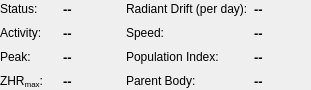
<?xml version="1.0" encoding="UTF-8"?>
<ui version="4.0">
 <class>DetailsDataMeteorShower</class>
 <widget class="QWidget" name="DetailsDataMeteorShower">
  <property name="geometry">
   <rect>
    <x>0</x>
    <y>0</y>
    <width>311</width>
    <height>90</height>
   </rect>
  </property>
  <layout class="QGridLayout" name="gridLayout_2">
   <property name="leftMargin">
    <number>0</number>
   </property>
   <property name="topMargin">
    <number>0</number>
   </property>
   <property name="rightMargin">
    <number>0</number>
   </property>
   <property name="bottomMargin">
    <number>0</number>
   </property>
   <item row="0" column="0">
    <layout class="QVBoxLayout" name="verticalLayout">
     <item>
      <layout class="QGridLayout" name="gridLayout">
       <item row="1" column="2">
        <widget class="QLabel" name="lDrift">
         <property name="text">
          <string>Radiant Drift (per day):</string>
         </property>
        </widget>
       </item>
       <item row="3" column="2">
        <widget class="QLabel" name="lPidx">
         <property name="text">
          <string>Population Index:</string>
         </property>
        </widget>
       </item>
       <item row="4" column="2">
        <widget class="QLabel" name="lParent">
         <property name="text">
          <string>Parent Body:</string>
         </property>
        </widget>
       </item>
       <item row="2" column="2">
        <widget class="QLabel" name="lSpeed">
         <property name="text">
          <string>Speed:</string>
         </property>
        </widget>
       </item>
       <item row="2" column="3">
        <widget class="QLabel" name="fSpeed">
         <property name="font">
          <font>
           <pointsize>10</pointsize>
           <weight>75</weight>
           <bold>true</bold>
          </font>
         </property>
         <property name="text">
          <string>--</string>
         </property>
        </widget>
       </item>
       <item row="4" column="3">
        <widget class="QLabel" name="fParent">
         <property name="font">
          <font>
           <pointsize>10</pointsize>
           <weight>75</weight>
           <bold>true</bold>
          </font>
         </property>
         <property name="text">
          <string>--</string>
         </property>
        </widget>
       </item>
       <item row="3" column="3">
        <widget class="QLabel" name="fPidx">
         <property name="font">
          <font>
           <pointsize>10</pointsize>
           <weight>75</weight>
           <bold>true</bold>
          </font>
         </property>
         <property name="text">
          <string>--</string>
         </property>
        </widget>
       </item>
       <item row="2" column="0">
        <widget class="QLabel" name="lActivity">
         <property name="text">
          <string>Activity:</string>
         </property>
        </widget>
       </item>
       <item row="1" column="3">
        <widget class="QLabel" name="fDrift">
         <property name="font">
          <font>
           <pointsize>10</pointsize>
           <weight>75</weight>
           <bold>true</bold>
          </font>
         </property>
         <property name="text">
          <string>--</string>
         </property>
        </widget>
       </item>
       <item row="2" column="1">
        <widget class="QLabel" name="fActivity">
         <property name="font">
          <font>
           <pointsize>10</pointsize>
           <weight>75</weight>
           <bold>true</bold>
          </font>
         </property>
         <property name="text">
          <string>--</string>
         </property>
        </widget>
       </item>
       <item row="1" column="0">
        <widget class="QLabel" name="lStatus">
         <property name="text">
          <string>Status:</string>
         </property>
        </widget>
       </item>
       <item row="1" column="1">
        <widget class="QLabel" name="fStatus">
         <property name="font">
          <font>
           <pointsize>10</pointsize>
           <weight>75</weight>
           <bold>true</bold>
          </font>
         </property>
         <property name="text">
          <string>--</string>
         </property>
        </widget>
       </item>
       <item row="4" column="0">
        <widget class="QLabel" name="lZHR">
         <property name="text">
          <string>ZHR&lt;sub&gt;max&lt;/sub&gt;:</string>
         </property>
        </widget>
       </item>
       <item row="4" column="1">
        <widget class="QLabel" name="fZHR">
         <property name="font">
          <font>
           <pointsize>10</pointsize>
           <weight>75</weight>
           <bold>true</bold>
          </font>
         </property>
         <property name="text">
          <string>--</string>
         </property>
        </widget>
       </item>
       <item row="3" column="0">
        <widget class="QLabel" name="lPeak">
         <property name="text">
          <string>Peak:</string>
         </property>
        </widget>
       </item>
       <item row="3" column="1">
        <widget class="QLabel" name="fPeak">
         <property name="font">
          <font>
           <pointsize>10</pointsize>
           <weight>75</weight>
           <bold>true</bold>
          </font>
         </property>
         <property name="text">
          <string>--</string>
         </property>
        </widget>
       </item>
      </layout>
     </item>
    </layout>
   </item>
  </layout>
 </widget>
 <resources/>
 <connections/>
</ui>
